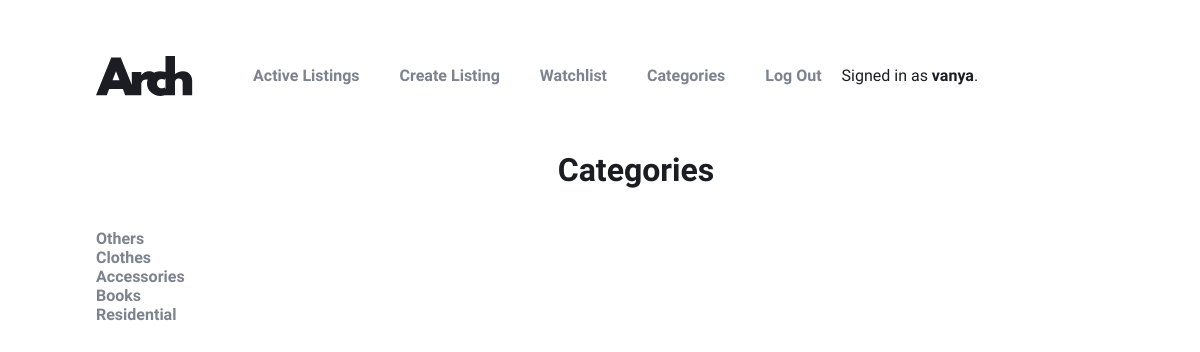
Page /categories (signed in) on the committed database.
### auctions/models.py (models this page shows, shortened)
class User(AbstractUser):
    pass

class AuctionCategories(models.Model):
    category = models.CharField(max_length=64)

### auctions/views.py (the view)
# urls.py: path("categories", views.categories, name="categories"),
def categories(request):
    return render(request, "auctions/categories.html", {
        "categories": AuctionCategories.objects.all
    })

### auctions/templates/auctions/categories.html
{% extends "auctions/layout.html" %}
{% block body %}
    <h2>Categories</h2>
    {% for category in categories %}
    <div>
        <a href="{% url 'category' category.category|lower %}"><h3> {{ category.category }} </h3></a>
    </div>
    {% endfor %}
{% endblock %}

### auctions/templates/auctions/layout.html (shortened to what this page needs)
{% load static %}
<!DOCTYPE html>
<html lang="en">
    <head>
        <link href="{% static 'auctions/styles.css' %}" rel="stylesheet">
    </head>
    <body>
        <nav>
            <div class="logo">
              <img src="{% static 'auctions/logo.svg' %}" alt="logo" />
            </div>
            <ul class="nav">
                <li class="nav-links">
                    <a href="{% url 'index' %}">Active Listings</a>
                </li>
                <li class="nav-links">
                    <a href="{% url 'create' %}">Create Listing</a>
                </li>
                <li class="nav-links">
                    <a href="{% url 'watchlist' %}">Watchlist</a>
                </li>
                <li class="nav-links">
                    <a href="{% url 'categories' %}">Categories</a>
                </li>
                {% if user.is_authenticated %}
                    <li class="nav-links">
                        <a href="{% url 'logout' %}">Log Out</a>
                    </li>
                {% endif %}
            </ul>
            <div>
                {% if user.is_authenticated %}
                    Signed in as <strong>{{ user.username }}</strong>.
                {% else %}
                    Not signed in.
                {% endif %}
            </div>
        </nav>
        {% block body %}
        {% endblock %}
    </body>
</html>

### auctions/static/auctions/styles.css (style rules this page uses)
:root { --dark-blue: #1B1D23; --dark-grey: #60636D; --medium-grey: #7D828F; --light-gray: #C8CCD8; --lighter-gray: #EEEFF4; --red: #DF5656; --font-primary: "Spartan", sans-serif; --font-weight-light: 300; --font-weight-medium: 500; --font-weight-strong: 700; --font-size-h1: 6rem; --font-size-h2: 3rem; --font-size-h3: 1rem; --font-size-h4: 1.35rem; --font-size-text: 1.15rem; }
body, h1, h2, h3, h4, h5, h6 { margin: 0; }
body { background-color: #ffffff; color: var(--dark-blue); font-family: var(--font-primary); font-weight: var(--font-weight-medium); }
h1, h2, h3 { font-weight: var(--font-weight-strong); }
h2 { font-size: var(--font-size-h2); font-size: clamp(2rem, 2vw, var(--font-size-h2)); text-align: center; padding-bottom: 40px; }
h3 { font-size: var(--font-size-h3); font-size: clamp(0.5rem, 2vw, var(--font-size-h3)); }
a { color: var(--medium-grey); font-weight: var(--font-weight-strong); text-decoration: none; }
li { list-style-type: none; }
body { margin: 0 8vw; width: 90vw; }
nav { display: flex; align-items: center; margin: 50px 0; }
.nav { display: flex; }
li { padding: 0 20px; }
.logo { width: 97px; height: 40px; margin-left: 164; }

### rows in the picture
User: username "vanya"
AuctionCategories: category "Others"
AuctionCategories: category "Clothes"
AuctionCategories: category "Accessories"
AuctionCategories: category "Books"
AuctionCategories: category "Residential"
